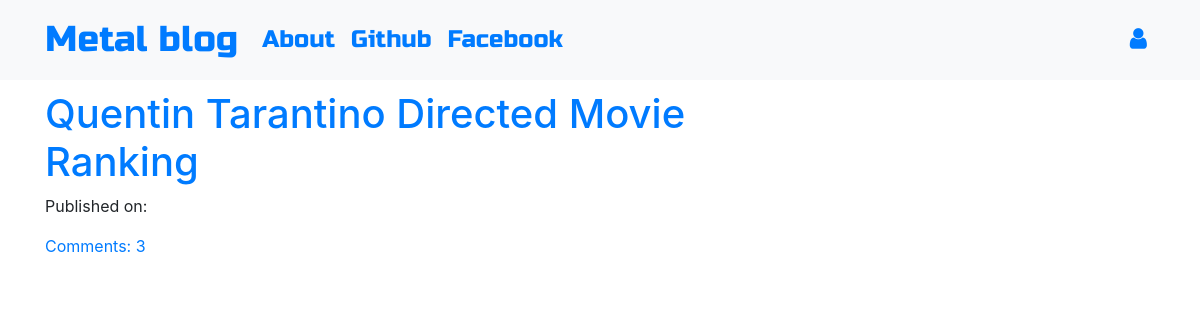
The page / on the database its author committed.
### blog/models.py (models this page shows, shortened)
class Post(models.Model):
    author = models.ForeignKey('auth.User',on_delete=models.CASCADE)
    title = models.CharField(max_length=200)
    text = models.TextField()
    created_date = models.DateTimeField(default=timezone.now)
    published_date = models.DateTimeField(blank=True, null=True)
    def approve_comments(self):
        return self.comments.filter(approved_comment=True)

### blog/views.py (the view)
# urls.py: path('',views.PostListView.as_view(),name='post_list'),
class PostListView(ListView):
    model = Post
    def get_queryset(self):
        return Post.objects.filter(published_date__lte=timezone.now()).order_by('-published_date')

### blog/templates/blog/post_list.html
{% extends 'blog/base.html' %}
{% block content %}
<div class="centerstage">
  {% for post in post_list %}
  <div class="post">
    <h1><a href="{% url 'post_detail' pk=post.pk %}">{{ post.title }}</a></h1>
    <div class="date">
      <p>Published on: {{post.published|date:"D M Y"}}</p>
    </div>
    <a href="{% url 'post_detail' pk=post.pk %}">Comments: {{ post.approve_comments.count}}</a>
  </div>
  {% endfor %}
</div>
{% endblock %}

### blog/static/css/blog.css (style rules this page uses)
.centerstage { margin-left: auto; margin-right: auto; }
.loader { filter:hue-rotate(0deg); color: linear-gradient(45deg,#0f8,#08f); animation:hue 5000ms infinite linear; }

### rows shown on the page
Post: title "Quentin Tarantino Directed Movie Ranking", approve_comments.count "3"
